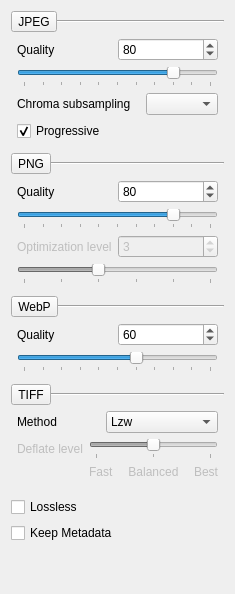
                   <widget class="QWidget" name="byQuality_StackedWidgetPage">
                    <layout class="QVBoxLayout" name="verticalLayout_7">
                     <item>
                      <layout class="QGridLayout" name="JPEGOptionsToggler_GridLayout">
                       <property name="spacing">
                        <number>0</number>
                       </property>
                       <item row="0" column="1">
                        <widget class="Line" name="JPEGToggle_HLine">
                         <property name="orientation">
                          <enum>Qt::Orientation::Horizontal</enum>
                         </property>
                        </widget>
                       </item>
                       <item row="0" column="0">
                        <widget class="QCollapseToolButton" name="JPEGToggle_ToolButton">
                         <property name="text">
                          <string>JPEG</string>
                         </property>
                        </widget>
                       </item>
                       <item row="1" column="0" colspan="2">
                        <widget class="QFrame" name="JPEGOptions_Frame">
                         <layout class="QGridLayout" name="gridLayout_2">
                          <property name="leftMargin">
                           <number>6</number>
                          </property>
                          <property name="topMargin">
                           <number>6</number>
                          </property>
                          <property name="rightMargin">
                           <number>6</number>
                          </property>
                          <property name="bottomMargin">
                           <number>6</number>
                          </property>
                          <item row="0" column="0">
                           <widget class="QLabel" name="JPEGQuality_Label">
                            <property name="text">
                             <string>Quality</string>
                            </property>
                           </widget>
                          </item>
                          <item row="0" column="1">
                           <widget class="QSpinBox" name="JPEGQuality_SpinBox">
                            <property name="sizePolicy">
                             <sizepolicy hsizetype="Maximum" vsizetype="Fixed">
                              <horstretch>0</horstretch>
                              <verstretch>0</verstretch>
                             </sizepolicy>
                            </property>
                            <property name="minimumSize">
                             <size>
                              <width>100</width>
                              <height>0</height>
                             </size>
                            </property>
                            <property name="readOnly">
                             <bool>false</bool>
                            </property>
                            <property name="maximum">
                             <number>100</number>
                            </property>
                            <property name="value">
                             <number>80</number>
                            </property>
                           </widget>
                          </item>
                          <item row="1" column="0" colspan="2">
                           <widget class="QSlider" name="JPEGQuality_Slider">
                            <property name="minimum">
                             <number>0</number>
                            </property>
                            <property name="maximum">
                             <number>100</number>
                            </property>
                            <property name="value">
                             <number>80</number>
                            </property>
                            <property name="orientation">
                             <enum>Qt::Orientation::Horizontal</enum>
                            </property>
                            <property name="tickPosition">
                             <enum>QSlider::TickPosition::TicksBelow</enum>
                            </property>
                            <property name="tickInterval">
                             <number>10</number>
                            </property>
                           </widget>
                          </item>
                          <item row="2" column="0" colspan="2">
                           <layout class="QHBoxLayout" name="horizontalLayout">
                            <item>
                             <widget class="QLabel" name="JPEGChromaSubsampling_Label">
                              <property name="text">
                               <string>Chroma subsampling</string>
                              </property>
                             </widget>
                            </item>
                            <item>
                             <widget class="QComboBox" name="JPEGChromaSubsampling_ComboBox">
                              <property name="sizePolicy">
                               <sizepolicy hsizetype="Maximum" vsizetype="Fixed">
                                <horstretch>0</horstretch>
                                <verstretch>0</verstretch>
                               </sizepolicy>
                              </property>
                             </widget>
                            </item>
                           </layout>
                          </item>
                          <item row="3" column="0">
                           <widget class="QCheckBox" name="JPEGProgressive_CheckBox">
                            <property name="text">
                             <string>Progressive</string>
                            </property>
                            <property name="checked">
                             <bool>true</bool>
                            </property>
                           </widget>
                          </item>
                         </layout>
                        </widget>
                       </item>
                      </layout>
                     </item>
                     <item>
                      <layout class="QGridLayout" name="PNGOptionsToggler_GridLayout">
                       <property name="spacing">
                        <number>0</number>
                       </property>
                       <item row="0" column="1">
                        <widget class="Line" name="PNGToggle_HLine">
                         <property name="orientation">
                          <enum>Qt::Orientation::Horizontal</enum>
                         </property>
                        </widget>
                       </item>
                       <item row="0" column="0">
                        <widget class="QCollapseToolButton" name="PNGToggle_ToolButton">
                         <property name="text">
                          <string>PNG</string>
                         </property>
                        </widget>
                       </item>
                       <item row="1" column="0" colspan="2">
                        <widget class="QFrame" name="PNGOptions_Frame">
                         <layout class="QGridLayout" name="gridLayout">
                          <property name="leftMargin">
                           <number>6</number>
                          </property>
                          <property name="topMargin">
                           <number>6</number>
                          </property>
                          <property name="rightMargin">
                           <number>6</number>
                          </property>
                          <property name="bottomMargin">
                           <number>6</number>
                          </property>
                          <property name="spacing">
                           <number>6</number>
                          </property>
                          <item row="4" column="0" colspan="2">
                           <widget class="QSlider" name="PNGOptimizationLevel_Slider">
                            <property name="enabled">
                             <bool>false</bool>
                            </property>
                            <property name="minimum">
                             <number>1</number>
                            </property>
                            <property name="maximum">
                             <number>6</number>
                            </property>
                            <property name="pageStep">
                             <number>1</number>
                            </property>
                            <property name="value">
                             <number>3</number>
                            </property>
                            <property name="orientation">
                             <enum>Qt::Orientation::Horizontal</enum>
                            </property>
                            <property name="tickPosition">
                             <enum>QSlider::TickPosition::TicksBelow</enum>
                            </property>
                           </widget>
                          </item>
                          <item row="3" column="1">
                           <widget class="QSpinBox" name="PNGOptimizationLevel_SpinBox">
                            <property name="enabled">
                             <bool>false</bool>
                            </property>
                            <property name="sizePolicy">
                             <sizepolicy hsizetype="Maximum" vsizetype="Fixed">
                              <horstretch>0</horstretch>
                              <verstretch>0</verstretch>
                             </sizepolicy>
                            </property>
                            <property name="minimumSize">
                             <size>
                              <width>100</width>
                              <height>0</height>
                             </size>
                            </property>
                            <property name="buttonSymbols">
                             <enum>QAbstractSpinBox::ButtonSymbols::UpDownArrows</enum>
                            </property>
                            <property name="minimum">
                             <number>1</number>
                            </property>
                            <property name="maximum">
                             <number>6</number>
                            </property>
                            <property name="value">
                             <number>3</number>
                            </property>
                           </widget>
                          </item>
                          <item row="2" column="0" colspan="2">
                           <widget class="QSlider" name="PNGQuality_Slider">
                            <property name="maximum">
                             <number>100</number>
                            </property>
                            <property name="value">
                             <number>80</number>
                            </property>
                            <property name="orientation">
                             <enum>Qt::Orientation::Horizontal</enum>
                            </property>
                            <property name="tickPosition">
                             <enum>QSlider::TickPosition::TicksBelow</enum>
                            </property>
                            <property name="tickInterval">
                             <number>10</number>
                            </property>
                           </widget>
                          </item>
                          <item row="3" column="0">
                           <widget class="QLabel" name="PNGOptimizationLevel_Label">
                            <property name="enabled">
                             <bool>false</bool>
                            </property>
                            <property name="text">
                             <string>Optimization level</string>
                            </property>
                           </widget>
                          </item>
                          <item row="1" column="0">
                           <widget class="QLabel" name="PNGQuality_Label">
                            <property name="text">
                             <string>Quality</string>
                            </property>
                           </widget>
                          </item>
                          <item row="1" column="1">
                           <widget class="QSpinBox" name="PNGQuality_SpinBox">
                            <property name="sizePolicy">
                             <sizepolicy hsizetype="Maximum" vsizetype="Fixed">
                              <horstretch>0</horstretch>
                              <verstretch>0</verstretch>
                             </sizepolicy>
                            </property>
                            <property name="minimumSize">
                             <size>
                              <width>100</width>
                              <height>0</height>
                             </size>
                            </property>
                            <property name="maximum">
                             <number>100</number>
                            </property>
                            <property name="value">
                             <number>80</number>
                            </property>
                           </widget>
                          </item>
                         </layout>
                        </widget>
                       </item>
                      </layout>
                     </item>
                     <item>
                      <layout class="QGridLayout" name="WebPOptionsToggler_GridLayout">
                       <property name="spacing">
                        <number>0</number>
                       </property>
                       <item row="0" column="0">
                        <widget class="QCollapseToolButton" name="WebPToggle_ToolButton">
                         <property name="text">
                          <string>WebP</string>
                         </property>
                        </widget>
                       </item>
                       <item row="0" column="1">
                        <widget class="Line" name="WebPToggle_HLine">
                         <property name="orientation">
                          <enum>Qt::Orientation::Horizontal</enum>
                         </property>
                        </widget>
                       </item>
                       <item row="1" column="0" colspan="2">
                        <widget class="QFrame" name="WebPOptions_Frame">
                         <layout class="QGridLayout" name="gridLayout_3">
                          <property name="leftMargin">
                           <number>6</number>
                          </property>
                          <property name="topMargin">
                           <number>6</number>
                          </property>
                          <property name="rightMargin">
                           <number>6</number>
                          </property>
                          <property name="bottomMargin">
                           <number>6</number>
                          </property>
                          <item row="0" column="0">
                           <widget class="QLabel" name="WebPQuality_Label">
                            <property name="text">
                             <string>Quality</string>
                            </property>
                           </widget>
                          </item>
                          <item row="0" column="1">
                           <widget class="QSpinBox" name="WebPQuality_SpinBox">
                            <property name="sizePolicy">
                             <sizepolicy hsizetype="Maximum" vsizetype="Fixed">
                              <horstretch>0</horstretch>
                              <verstretch>0</verstretch>
                             </sizepolicy>
                            </property>
                            <property name="minimumSize">
                             <size>
                              <width>100</width>
                              <height>0</height>
                             </size>
                            </property>
                            <property name="readOnly">
                             <bool>false</bool>
                            </property>
                            <property name="maximum">
                             <number>100</number>
                            </property>
                            <property name="value">
                             <number>60</number>
                            </property>
                           </widget>
                          </item>
                          <item row="1" column="0" colspan="2">
                           <widget class="QSlider" name="WebPQuality_Slider">
                            <property name="minimum">
                             <number>0</number>
                            </property>
                            <property name="maximum">
                             <number>100</number>
                            </property>
                            <property name="value">
                             <number>60</number>
                            </property>
                            <property name="orientation">
                             <enum>Qt::Orientation::Horizontal</enum>
                            </property>
                            <property name="tickPosition">
                             <enum>QSlider::TickPosition::TicksBelow</enum>
                            </property>
                            <property name="tickInterval">
                             <number>10</number>
                            </property>
                           </widget>
                          </item>
                         </layout>
                        </widget>
                       </item>
                      </layout>
                     </item>
                     <item>
                      <layout class="QGridLayout" name="TIFFOptionsToggler_GridLayout">
                       <property name="spacing">
                        <number>0</number>
                       </property>
                       <item row="0" column="0">
                        <widget class="QCollapseToolButton" name="TIFFToggle_ToolButton">
                         <property name="text">
                          <string>TIFF</string>
                         </property>
                        </widget>
                       </item>
                       <item row="0" column="1">
                        <widget class="Line" name="TIFFToggle_HLine">
                         <property name="orientation">
                          <enum>Qt::Orientation::Horizontal</enum>
                         </property>
                        </widget>
                       </item>
                       <item row="1" column="0" colspan="2">
                        <widget class="QFrame" name="TIFFOptions_Frame">
                         <layout class="QGridLayout" name="gridLayout_5">
                          <property name="leftMargin">
                           <number>6</number>
                          </property>
                          <property name="topMargin">
                           <number>6</number>
                          </property>
                          <property name="rightMargin">
                           <number>6</number>
                          </property>
                          <property name="bottomMargin">
                           <number>6</number>
                          </property>
                          <item row="1" column="0" colspan="2">
                           <widget class="QWidget" name="TIFFDeflateLevelContainer_Widget" native="true">
                            <property name="enabled">
                             <bool>false</bool>
                            </property>
                            <layout class="QGridLayout" name="gridLayout_6">
                             <property name="leftMargin">
                              <number>0</number>
                             </property>
                             <property name="topMargin">
                              <number>0</number>
                             </property>
                             <property name="rightMargin">
                              <number>0</number>
                             </property>
                             <property name="bottomMargin">
                              <number>0</number>
                             </property>
                             <item row="1" column="3">
                              <widget class="QLabel" name="TIFFDeflateLevelBest_Label">
                               <property name="text">
                                <string>Best</string>
                               </property>
                               <property name="alignment">
                                <set>Qt::AlignmentFlag::AlignRight|Qt::AlignmentFlag::AlignTrailing|Qt::AlignmentFlag::AlignVCenter</set>
                               </property>
                              </widget>
                             </item>
                             <item row="0" column="0">
                              <widget class="QLabel" name="TIFFDeflateLevel_Label">
                               <property name="text">
                                <string>Deflate level</string>
                               </property>
                              </widget>
                             </item>
                             <item row="1" column="2">
                              <widget class="QLabel" name="TIFFDeflateLevelBalanced_Label">
                               <property name="text">
                                <string>Balanced</string>
                               </property>
                               <property name="alignment">
                                <set>Qt::AlignmentFlag::AlignCenter</set>
                               </property>
                              </widget>
                             </item>
                             <item row="1" column="1">
                              <widget class="QLabel" name="TIFFDeflateLevelFast_Label">
                               <property name="text">
                                <string>Fast</string>
                               </property>
                              </widget>
                             </item>
                             <item row="0" column="1" colspan="3">
                              <widget class="QSlider" name="TIFFDeflateLevel_Slider">
                               <property name="minimum">
                                <number>1</number>
                               </property>
                               <property name="maximum">
                                <number>3</number>
                               </property>
                               <property name="pageStep">
                                <number>1</number>
                               </property>
                               <property name="value">
                                <number>2</number>
                               </property>
                               <property name="orientation">
                                <enum>Qt::Orientation::Horizontal</enum>
                               </property>
                               <property name="tickPosition">
                                <enum>QSlider::TickPosition::TicksBelow</enum>
                               </property>
                              </widget>
                             </item>
                            </layout>
                           </widget>
                          </item>
                          <item row="0" column="1">
                           <widget class="QComboBox" name="TIFFCompressionMethod_ComboBox">
                            <property name="sizePolicy">
                             <sizepolicy hsizetype="Maximum" vsizetype="Fixed">
                              <horstretch>0</horstretch>
                              <verstretch>0</verstretch>
                             </sizepolicy>
                            </property>
                            <property name="currentIndex">
                             <number>1</number>
                            </property>
                            <item>
                             <property name="text">
                              <string>Uncompressed</string>
                             </property>
                            </item>
                            <item>
                             <property name="text">
                              <string notr="true">Lzw</string>
                             </property>
                            </item>
                            <item>
                             <property name="text">
                              <string notr="true">Deflate</string>
                             </property>
                            </item>
                            <item>
                             <property name="text">
                              <string notr="true">Packbits</string>
                             </property>
                            </item>
                           </widget>
                          </item>
                          <item row="0" column="0">
                           <widget class="QLabel" name="TIFFCompressionMethod_Label">
                            <property name="text">
                             <string>Method</string>
                            </property>
                           </widget>
                          </item>
                         </layout>
                        </widget>
                       </item>
                      </layout>
                     </item>
                     <item>
                      <widget class="QWidget" name="qualityContainer_Widget" native="true">
                       <layout class="QVBoxLayout" name="verticalLayout_6">
                        <property name="leftMargin">
                         <number>0</number>
                        </property>
                        <property name="topMargin">
                         <number>0</number>
                        </property>
                        <property name="rightMargin">
                         <number>0</number>
                        </property>
                        <property name="bottomMargin">
                         <number>0</number>
                        </property>
                       </layout>
                      </widget>
                     </item>
                     <item>
                      <widget class="QCheckBox" name="lossless_CheckBox">
                       <property name="text">
                        <string>Lossless</string>
                       </property>
                       <property name="iconSize">
                        <size>
                         <width>16</width>
                         <height>16</height>
                        </size>
                       </property>
                      </widget>
                     </item>
                     <item>
                      <widget class="QCheckBox" name="keepMetadata_CheckBox">
                       <property name="text">
                        <string>Keep Metadata</string>
                       </property>
                      </widget>
                     </item>
                     <item>
                      <spacer name="verticalSpacer">
                       <property name="orientation">
                        <enum>Qt::Orientation::Vertical</enum>
                       </property>
                       <property name="sizeHint" stdset="0">
                        <size>
                         <width>20</width>
                         <height>40</height>
                        </size>
                       </property>
                      </spacer>
                     </item>
                    </layout>
                   </widget>
